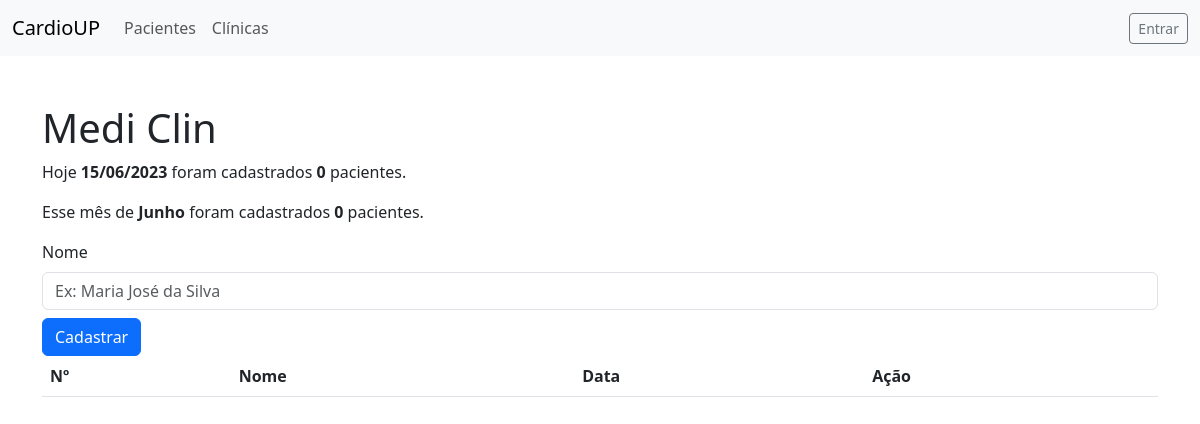
Before: /clinica/2/paciente/novo with the older database file.
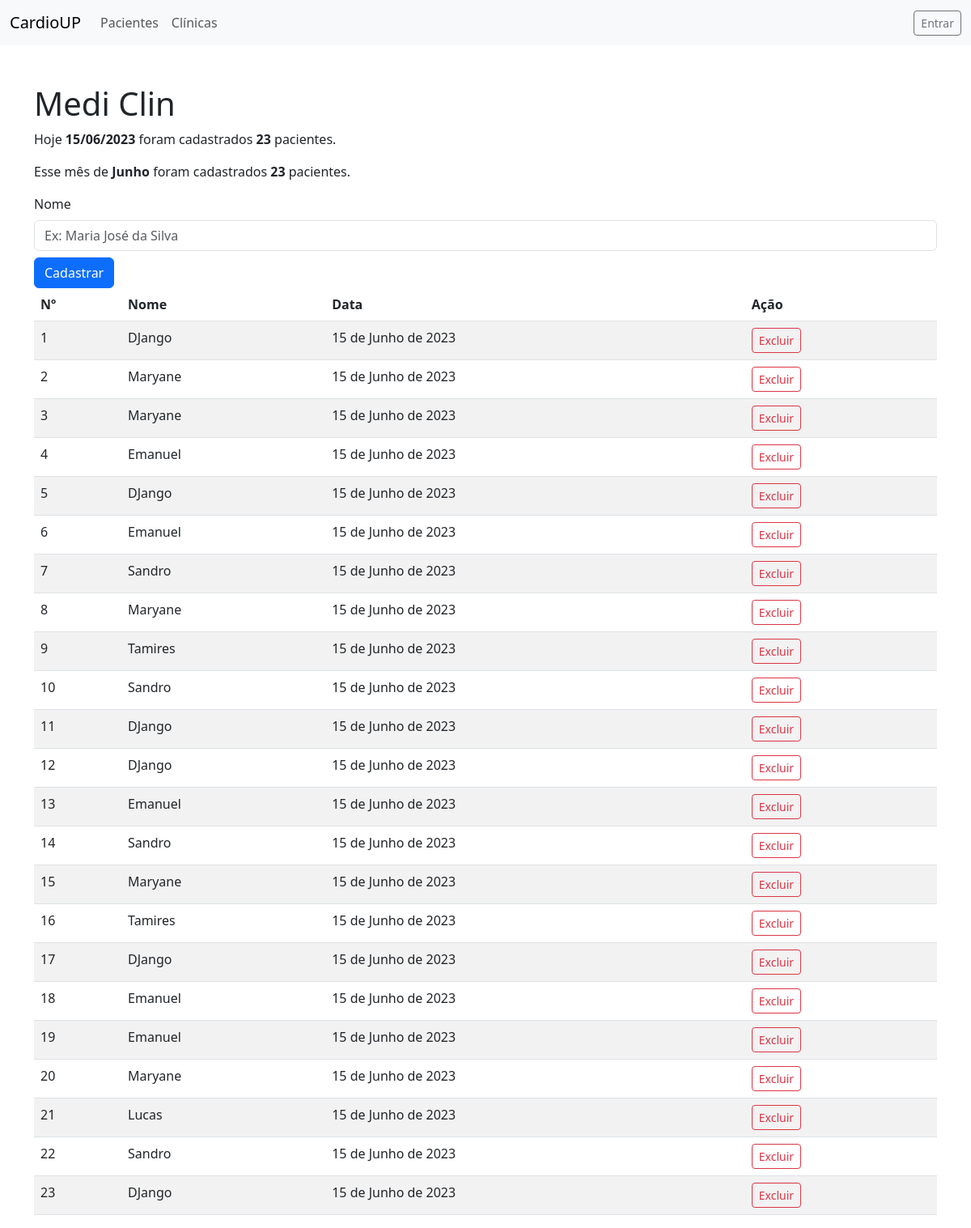
After: the same page with the newer database file.
### clinica/models.py (models this page shows)
class Clinica(models.Model):
    usuario = models.ForeignKey(Usuario, on_delete=models.CASCADE)
    foto = models.ImageField(upload_to='clinicas', blank=True, null=True)
    nome = models.CharField(max_length=50)
    whatsapp = models.CharField(max_length=20, blank=True, null=True)
    def __str__(self):
        return '%s' % self.nome
    class Meta:
        ordering = ['nome', ]

### paciente/models.py (models this page shows, shortened)
class Paciente(models.Model):
    usuario = models.ForeignKey(Usuario, on_delete=models.CASCADE)
    clinica = models.ForeignKey(Clinica, on_delete=models.CASCADE)
    nome = models.CharField(max_length=200)
    criado_em = models.DateTimeField(auto_now_add=True)
    pago = models.BooleanField(default=False)
    class Meta:
        ordering = ['-criado_em', ]

### clinica/views.py (the view, shortened to what this page needs)
# urls.py: path('<int:clinica_id>/paciente/novo', PacienteNovoView.as_view(), name='paciente_novo'),
class PacienteNovoView(CreateView):
    model = Paciente
    form_class = PacienteForm
    template_name = 'clinica/paciente_novo.html'
    def get_context_data(self, **kwargs):
        context = super().get_context_data(**kwargs)
        clinica = Clinica.objects.get(id=self.kwargs['clinica_id'])
        ano = timezone.now().year
        mes = timezone.now().month
        primeiro_dia = datetime(ano, mes, 1, tzinfo=pytz.timezone('America/Sao_Paulo'))
        ultimo_dia = datetime(ano, mes, calendar.monthrange(ano, mes)[1], tzinfo=pytz.timezone('America/Sao_Paulo'))
        print(primeiro_dia, ultimo_dia)
        context["hoje"] = timezone.now()
        context["mes"] = timezone.now().month
        context["clinica"] = clinica
        context["pacientes"] = Paciente.objects.filter(clinica=clinica, criado_em__date=timezone.now())
        context["pacientes_mes"] = Paciente.objects.filter(clinica=clinica, criado_em__range=(primeiro_dia, ultimo_dia))
        return context

### clinica/forms.py
class PacienteForm(forms.ModelForm):
    class Meta:
        model = Paciente
        fields = ['nome', ]

### clinica/templates/clinica/paciente_novo.html (shortened to what this page needs)
{% extends 'base.html' %}
{% block content %}
<div class="container pt-5">
    <p class="h1">{{ clinica }}</p>
    <p class="p">Hoje <strong>{{ hoje|date:"d/m/Y" }}</strong> foram cadastrados <strong>{{ pacientes|length }}</strong> pacientes.</p>
    <p class="p">Esse mês de <strong>{{ hoje|date:"F" }}</strong> foram cadastrados <strong>{{ pacientes_mes|length }}</strong> pacientes.</p>
    <form method="post">
        {% for field in form %}
        <div class="">
            <label for="{{ field.label|lower }}" class="form-label">Nome</label>
            <input type="text" class="form-control" required id="{{ field.label|lower }}" name="{{ field.label|lower }}" placeholder="Ex: Maria José da Silva">
        </div>
        {% endfor %}
        <button type="submit" class="btn btn-primary btn-block mt-2">Cadastrar</button>
    </form>
    <table class="table table-striped">
        <thead>
        <tr>
            <th scope="col">Nº</th>
            <th scope="col">Nome</th>
            <th scope="col">Data</th>
            <th scope="col">Ação</th>
        </tr>
        </thead>
        <tbody>
        {% for paciente in pacientes_mes %}
        <tr>
            <td scope="row">{{ forloop.counter0|add:1 }}</td>
            <td class="">{{ paciente.nome }}</td>
            <td class="">{{ paciente.criado_em|date }}</td>
            <td>
                <a href="{% url 'paciente_delete' paciente.id %}" class="btn btn-sm btn-outline-danger" type="button">Excluir</a>
            </td>
        </tr>
        {% endfor %}
        </tbody>
    </table>
</div>
{% endblock %}

### templates/base.html (shortened to what this page needs)
{% load static %}
<!doctype html>
<html lang="pt-br">
<head>
    <link href="{% static 'css/bootstrap.min.css' %}" rel="stylesheet">
</head>
<body>
<nav class="navbar navbar-expand-lg bg-body-tertiary">
    <div class="container-fluid">
        <a class="navbar-brand" href="{% url 'index' %}">CardioUP</a>
        <div class="collapse navbar-collapse" id="navbarSupportedContent">
            <ul class="navbar-nav me-auto mb-2 mb-lg-0">
                <li class="nav-item">
                    <a class="nav-link" aria-current="page" href="#">Pacientes</a>
                </li>
                <li class="nav-item">
                    <a class="nav-link" href="{% url 'clinica_lista' %}">Clínicas</a>
                </li>
            </ul>
            <form class="justify-content-end">
                {% if user.is_authenticated %}
                Olá, {{ user }}! <a href="{% url 'logout' %}" class="btn btn-sm btn-outline-secondary" type="button">Sair</a>
                {% else %}
                <a class="btn btn-sm btn-outline-secondary" type="button">Entrar</a>
                {% endif %}
            </form>
        </div>
    </div>
</nav>
{% block content %}
{% endblock %}
</body>
</html>

Changed rows visible on the page:
added Paciente: nome "DJango", criado_em "15 de Junho de 2023"
added Paciente: nome "Maryane", criado_em "15 de Junho de 2023"
added Paciente: nome "Maryane", criado_em "15 de Junho de 2023"
added Paciente: nome "Emanuel", criado_em "15 de Junho de 2023"
added Paciente: nome "DJango", criado_em "15 de Junho de 2023"
added Paciente: nome "Emanuel", criado_em "15 de Junho de 2023"
added Paciente: nome "Sandro", criado_em "15 de Junho de 2023"
added Paciente: nome "Maryane", criado_em "15 de Junho de 2023"
added Paciente: nome "Tamires", criado_em "15 de Junho de 2023"
added Paciente: nome "Sandro", criado_em "15 de Junho de 2023"
added Paciente: nome "DJango", criado_em "15 de Junho de 2023"
added Paciente: nome "DJango", criado_em "15 de Junho de 2023"
added Paciente: nome "Emanuel", criado_em "15 de Junho de 2023"
added Paciente: nome "Sandro", criado_em "15 de Junho de 2023"
added Paciente: nome "Maryane", criado_em "15 de Junho de 2023"
added Paciente: nome "Tamires", criado_em "15 de Junho de 2023"
added Paciente: nome "DJango", criado_em "15 de Junho de 2023"
added Paciente: nome "Emanuel", criado_em "15 de Junho de 2023"
added Paciente: nome "Emanuel", criado_em "15 de Junho de 2023"
added Paciente: nome "Maryane", criado_em "15 de Junho de 2023"
added Paciente: nome "Lucas", criado_em "15 de Junho de 2023"
added Paciente: nome "Sandro", criado_em "15 de Junho de 2023"
added Paciente: nome "DJango", criado_em "15 de Junho de 2023"
Other visible differences:
{{ pacientes|length }}: "0" → "23"
{{ pacientes_mes|length }}: "0" → "23"
